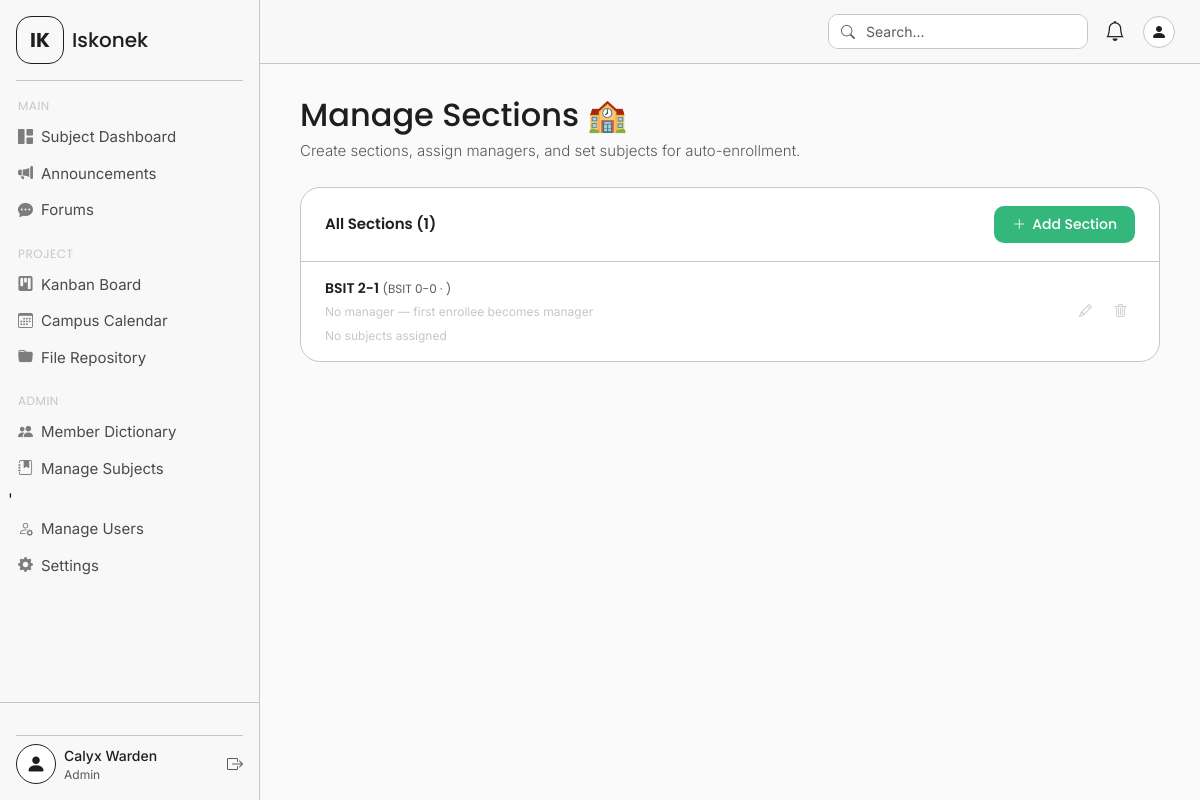
The app's page /manage_sections.php (signed in) with its own data.
### tables this page shows
CREATE TABLE `sections` (
  `id` int(11) NOT NULL,
  `name` varchar(40) NOT NULL,
  `program` varchar(20) NOT NULL,
  `created_at` timestamp NOT NULL DEFAULT current_timestamp(),
  `manager_id` int(11) DEFAULT NULL,
  `year` tinyint(4) NOT NULL,
  `school_year` varchar(20) NOT NULL,
  `section` tinyint(4) NOT NULL
);

### manage_sections.php (the view, shortened to what this page needs)
<?php
require_once 'includes/config.php';
$sections_query = $conn->query("
    SELECT s.*, u.first_name, u.last_name,
           CONCAT_WS(' ', u.first_name, u.mid_name, u.last_name) AS manager_name
    FROM sections s
    LEFT JOIN users u ON u.id = s.manager_id
    ORDER BY s.name
");
$sections = $sections_query->fetch_all(MYSQLI_ASSOC);
$section_subjects = [];
?>
<!DOCTYPE html>
<html lang="en">
<head>
  <link href="https://cdn.jsdelivr.net/npm/bootstrap@5.3.3/dist/css/bootstrap.min.css" rel="stylesheet">
  <link href="https://cdn.jsdelivr.net/npm/bootstrap-icons@1.11.3/font/bootstrap-icons.min.css" rel="stylesheet">
  <link href="assets/css/style.css" rel="stylesheet">
</head>
<body>
<div class="app-wrapper">
  <?php include 'includes/sidebar.php'; ?>
  <div class="main-content">
    <?php include 'includes/navbar.php'; ?>
    <div class="page-body">
      <div class="mb-4">
        <h2 class="hero-greeting mb-1">Manage Sections 🏫</h2>
        <p class="hero-sub text-muted">Create sections, assign managers, and set subjects for auto-enrollment.</p>
      </div>
      <div class="sections-panel">
        <div class="sections-panel-header">
          <p class="sections-panel-title">All Sections (<?= count($sections) ?>)</p>
          <button class="btn-new-section" data-bs-toggle="modal" data-bs-target="#sectionModal" onclick="openAddModal()">
            <i class="bi bi-plus-lg"></i> Add Section
          </button>
        </div>
        <?php if (empty($sections)): ?>
          <div class="sections-empty">
            <i class="bi bi-diagram-3"></i>
            <p class="mb-1 fw-medium" style="font-size:15px;">No sections yet</p>
          </div>
        <?php else: ?>
          <?php foreach ($sections as $sec): ?>
            <?php $sec_subjects = $section_subjects[$sec['id']] ?? []; ?>
            <div class="section-row">
              <div class="section-info">
                <div class="section-name">
                  <?= htmlspecialchars($sec['name']) ?>
                  <span class="text-muted fw-normal" style="font-size:12px;">
                    (<?= htmlspecialchars($sec['program']) ?> <?= $sec['year'] ?>-<?= $sec['section'] ?> · <?= htmlspecialchars($sec['school_year']) ?>)
                  </span>
                </div>
                <div class="section-meta">
                  <?php if ($sec['manager_name']): ?>
                    <span class="section-manager-badge"><i class="bi bi-person-check"></i><?= htmlspecialchars($sec['manager_name']) ?></span>
                  <?php else: ?>
                    <span style="font-size:12px;color:var(--text-muted);">No manager — first enrollee becomes manager</span>
                  <?php endif; ?>
                </div>
                <div class="section-subjects-list">
                  <?php if (empty($sec_subjects)): ?>
                    <span style="font-size:12px;color:var(--text-muted);">No subjects assigned</span>
                  <?php endif; ?>
                </div>
              </div>
              <div class="section-actions">
                <button class="btn-edit-sec" onclick='openEditModal(<?= json_encode($sec) ?>, <?= json_encode($sec_subjects) ?>)'>
                  <i class="bi bi-pencil"></i>
                </button>
                <button class="btn-delete-sec" onclick="confirmDelete(<?= $sec['id'] ?>, '<?= htmlspecialchars(addslashes($sec['name'])) ?>')">
                  <i class="bi bi-trash3"></i>
                </button>
              </div>
            </div>
          <?php endforeach; ?>
        <?php endif; ?>
      </div>
    </div>
  </div>
</div>
</body>
</html>

### assets/css/style.css (style rules this page uses)
:root { --sidebar-width: 260px; --navbar-height: 64px; --bg-main: #fafafa; --bg-sidebar: #f7f8f7; --border-color: #c5c7c6; --hover-bg: #ebebeb; --text-primary: #1e1e1e; --text-secondary: rgba(30, 30, 30, 0.8); --text-muted: #c5c7c6; --accent-green: #33b77a; --accent-red: #d23c3c; --font-main: 'Inter', sans-serif; --font-heading: 'Poppins', sans-serif; }
* { box-sizing: border-box; }
body { font-family: var(--font-main); background-color: var(--bg-main); color: var(--text-primary); overflow-x: hidden; }
.app-wrapper { display: flex; min-height: 100vh; }
.main-content { margin-left: var(--sidebar-width); flex: 1; display: flex; flex-direction: column; min-height: 100vh; }
.page-body { padding: 32px 40px; flex: 1; }
.hero-greeting { font-family: var(--font-heading); font-size: 32px; font-weight: 500; color: var(--text-primary); line-height: 1.2; }
.hero-sub { font-size: 15px; font-weight: 300; color: var(--text-primary); margin-top: 6px; }

### manage_sections.php (style rules this page uses)
.sections-panel { background:white; border:1px solid var(--border-color); border-radius:20px; overflow:hidden; }
.sections-panel-header { display:flex; align-items:center; justify-content:space-between; padding:18px 24px; border-bottom:1px solid var(--border-color); }
.sections-panel-title { font-family:var(--font-heading); font-size:15px; font-weight:600; color:var(--text-primary); margin:0; }
.btn-new-section { background-color:var(--accent-green); color:white; border:none; border-radius:10px; padding:8px 18px; font-size:14px; font-weight:500; font-family:var(--font-heading); transition:background-color 0.15s; display:flex; align-items:center; gap:6px; }
.section-row { display:flex; align-items:center; justify-content:space-between; padding:16px 24px; border-bottom:1px solid var(--border-color); transition:background-color 0.15s; gap:16px; }
.section-row:last-child { border-bottom:none; }
.section-info { flex:1; min-width:0; }
.section-name { font-family:var(--font-heading); font-weight:600; font-size:14px; color:var(--text-primary); margin-bottom:4px; }
.section-meta { display:flex; align-items:center; gap:12px; flex-wrap:wrap; }
.section-subjects-list { display:flex; flex-wrap:wrap; gap:5px; margin-top:6px; }
.section-actions { display:flex; gap:6px; }
.btn-edit-sec, .btn-delete-sec { background:none; border:none; padding:5px 8px; border-radius:8px; font-size:13px; cursor:pointer; transition:background 0.15s, color 0.15s; }
.btn-edit-sec { color:var(--text-muted); }
.btn-delete-sec { color:var(--text-muted); }

### records on screen
sections: name "BSIT 2-1", program "BSIT", year "0", section "0"

### other values on screen
$_SESSION['full_name'] "Calyx Warden"
$_SESSION['role'] "Admin"
count($sections) "1"
